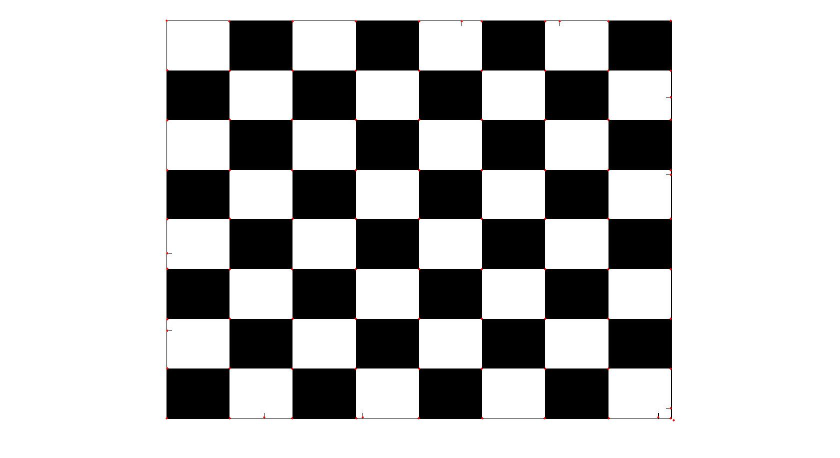
//> input picture CornerDetector/test.jpg, 1680 x 916 px (shown at 1/2 size)
$ ./CornerDetector   (built with g++ and OpenCV 4)
//> lines starting //> are read from the running program, lines starting //| are printed output that depends on the picture; after the words box and inside, x2 and y2 are one past the last pixel; in counts of white or black regions, pixels touching at a corner belong together
### CornerDetector/CornerDetector.h
#include "opencv2\imgproc\imgproc.hpp"
#include "opencv2\highgui\highgui.hpp"
#include <opencv2\imgproc\imgproc.hpp>
#include <opencv2\imgproc\imgproc_c.h>
#include <opencv2\opencv.hpp>

#include <stdio.h>
#include <stdlib.h>
#include <iostream>

using namespace std;
using namespace cv;

#define IMAGE_W 720
#define IMAGE_H 480

const int patternSize = 16;

void FAST_t(unsigned char  *img, int threshold, bool nonmax_suppression);
void makeOffsets(int pixel[25], int rowStride, int patternSize);
int cornerScore(const uchar* ptr, const int pixel[], int threshold);

typedef struct  _CornerPoint
{
	float x;
	float y;
	float score;

}CornerPoint;

### CornerDetector/stdafx.h
// stdafx.h : 可在此標頭檔中包含標準的系統 Include 檔，
// 或是經常使用卻很少變更的
// 專案專用 Include 檔案
//

#pragma once

#include "targetver.h"

#include <stdio.h>
#include <tchar.h>


// TODO: 在此參考您的程式所需要的其他標頭

### CornerDetector/CornerDetector.cpp
// CornerDetector.cpp : 定義主控台應用程式的進入點。
//

#include "stdafx.h"
#include "CornerDetector.h"

#define INPUT_IMG "test.jpg"

vector<CornerPoint> result;

int _tmain(int argc, _TCHAR* argv[])
{
	cv::Mat src;

#ifdef INPUT_IMG
	src = imread( INPUT_IMG, 0 );
//> src: 916 rows x 1680 cols, CV_8UC1; min 0, max 255, mean 187.8
	resize(src,src,Size(IMAGE_W,IMAGE_H),0,0,CV_INTER_LINEAR);
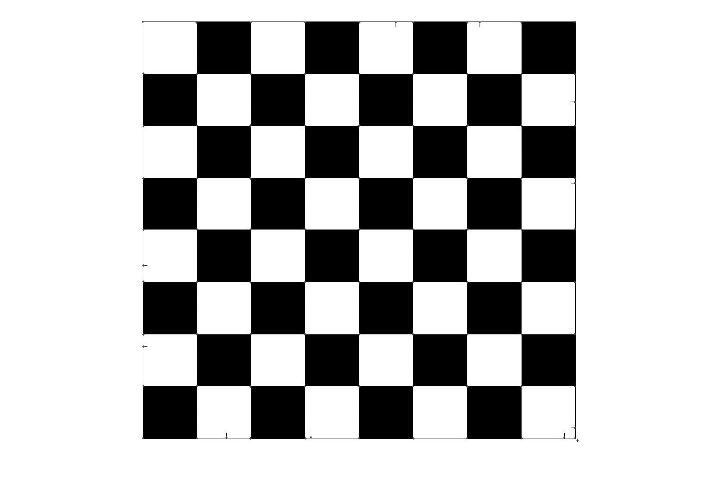
//> src: 480 rows x 720 cols, CV_8UC1; min 0, max 255, mean 187.9
#endif

	unsigned char *ImageY;
	ImageY = (unsigned char  *) malloc(sizeof(unsigned char  ) * IMAGE_W * IMAGE_H);

	int index = 0;
	for(int i=0; i<IMAGE_H ;i++) {
		for (int j=0; j<IMAGE_W ;j++){
			index = i * IMAGE_W + j;
			ImageY[index] = (unsigned char)src.at<uchar>(i,j);
		}
	}
//> this loop made 480 passes
//> index on passes 1 to 3: 719, 1439, 2159
//> after the loop, index = 345599

	cv::Mat showy(IMAGE_H, IMAGE_W, CV_8UC1);
	unsigned char *ptr1 = showy.data;
	int idx=0;
	for(int i=0; i<IMAGE_H; i++){
		for(int j=0; j<IMAGE_W; j++){
			ptr1[idx] = ImageY[idx];
			idx++;
		}
	}
//> this loop made 480 passes
//> idx on passes 1 to 3: 720, 1440, 2160
//> after the loop, idx = 345600
	imshow("showy",showy);
	cvWaitKey(1);

#if 1
	FAST_t(ImageY,40,true);
//> the loop in FAST_t, `for(i = 3; i < IMAGE_H-2; i++)` made 475 passes
//> (j, ncorners) on passes 1 to 12: (717, 0), (717, 0), (717, 0), (717, 0), (717, 0), (717, 0), (717, 0), (717, 0), (717, 0), (717, 0), (717, 0), (717, 0)
//> after the loop in FAST_t, `for(i = 3; i < IMAGE_H-2; i++)`: j = 717; result = 210 items

	for(int i=0;i<result.size();i++){
		//printf("(%lf,%lf)\n",result[i].x,result[i].y);
		circle(src, Point((int)result[i].x,(int)result[i].y), 5, Scalar(0,255,0));
	}
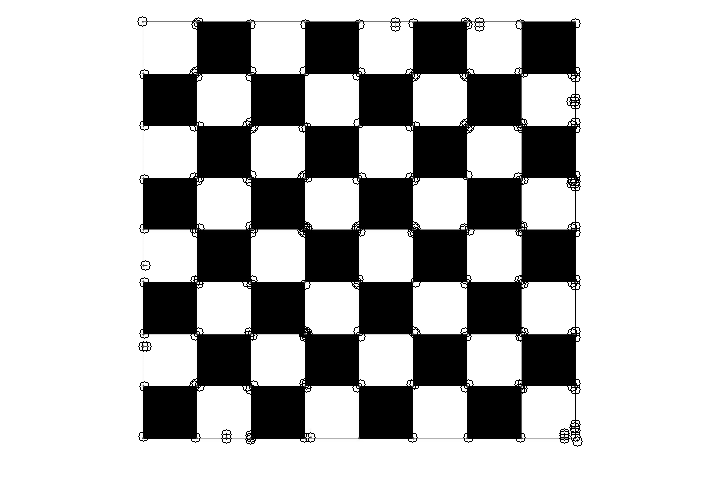
//> src: 480 rows x 720 cols, CV_8UC1; 1.26% of pixels changed, all inside (x1, y1, x2, y2) = (137, 16, 583, 447)
	//printf("size : %d",result.size());
#endif

#if 0
	// vector of keyPoints
    std::vector<KeyPoint> keyPoints;
    // construction of the fast feature detector object
    FastFeatureDetector fast(40,false);
    // feature point detection
    fast.detect(src,keyPoints);
    drawKeypoints(src, keyPoints, src, Scalar::all(-1), DrawMatchesFlags::DRAW_OVER_OUTIMG);

#endif

	imshow("Result_src", src);
	cvWaitKey(1);

	system("pause");
	return 0;
}

void FAST_t(unsigned char  *img, int threshold, bool nonmax_suppression)
{
	const int K = patternSize/2, N = patternSize + K + 1;

	int i, j, k, pixel[25];
	makeOffsets(pixel, IMAGE_W, patternSize);

	threshold = (threshold>255) ? 255 : (threshold<0) ? 0 : threshold;

	unsigned char threshold_tab[512];
    for( i = -255; i <= 255; i++ )
        threshold_tab[i+255] = (unsigned char)(i < -threshold ? 1 : i > threshold ? 2 : 0);

	// [8 lines of commented-out code are left out]

	unsigned char *_buf = (unsigned char  *) malloc(sizeof(unsigned char  ) * (IMAGE_W+16)*3 );
	unsigned char *buf[3];
    buf[0] = _buf; buf[1] = buf[0] + IMAGE_W; buf[2] = buf[1] + IMAGE_W;

	int *cpbuf_tmp = (int  *) malloc(sizeof(int  ) * (IMAGE_W+1)*3 );
	int* cpbuf[3];
	cpbuf[0] = cpbuf_tmp;
    cpbuf[1] = cpbuf[0] + IMAGE_W + 1;
    cpbuf[2] = cpbuf[1] + IMAGE_W + 1;
	memset(buf[0], 0, IMAGE_W*3);

	for(i = 3; i < IMAGE_H-2; i++)
    {
		unsigned char* ptr = img + (i * IMAGE_W) + 3;
		unsigned char* curr = buf[(i - 3)%3];
        int* cornerpos = cpbuf[(i - 3)%3];
        memset(curr, 0, IMAGE_W);
        int ncorners = 0;

		if( i < IMAGE_H - 3 )
        {
			j = 3;
			for( ; j < IMAGE_W - 3; j++, ptr++ )
            {
				int v = ptr[0];
				const unsigned char* tab = &threshold_tab[0] - v + 255;
				int d = tab[ptr[pixel[0]]] | tab[ptr[pixel[8]]];

                if( d == 0 )
                    continue;

                d &= tab[ptr[pixel[2]]] | tab[ptr[pixel[10]]];
                d &= tab[ptr[pixel[4]]] | tab[ptr[pixel[12]]];
                d &= tab[ptr[pixel[6]]] | tab[ptr[pixel[14]]];

                if( d == 0 )
                    continue;

                d &= tab[ptr[pixel[1]]] | tab[ptr[pixel[9]]];
                d &= tab[ptr[pixel[3]]] | tab[ptr[pixel[11]]];
                d &= tab[ptr[pixel[5]]] | tab[ptr[pixel[13]]];
                d &= tab[ptr[pixel[7]]] | tab[ptr[pixel[15]]];

                if( d & 1 )
                {
                    int vt = v - threshold, count = 0;

                    for( k = 0; k < N; k++ )
                    {
                        int x = ptr[pixel[k]];
                        if(x < vt)
                        {
                            if( ++count > K )
                            {
                                cornerpos[ncorners++] = j;
                                if(nonmax_suppression)
                                    curr[j] = (unsigned char)cornerScore(ptr, pixel, threshold);
                                break;
                            }
                        }
                        else
                            count = 0;
                    }
                }

                if( d & 2 )
                {
                    int vt = v + threshold, count = 0;

                    for( k = 0; k < N; k++ )
                    {
                        int x = ptr[pixel[k]];
                        if(x > vt)
                        {
                            if( ++count > K )
                            {
                                cornerpos[ncorners++] = j;
                                if(nonmax_suppression)
                                    curr[j] = (unsigned char)cornerScore(ptr, pixel, threshold);
                                break;
                            }
                        }
                        else
                            count = 0;
                    }
                }
			}
		}

		cornerpos[-1] = ncorners;

        if( i == 3 )
            continue;

        const uchar* prev = buf[(i - 4 + 3)%3];
        const uchar* pprev = buf[(i - 5 + 3)%3];
        cornerpos = cpbuf[(i - 4 + 3)%3];
        ncorners = cornerpos[-1];

		for( k = 0; k < ncorners; k++ )
        {
            j = cornerpos[k];
            int score = prev[j];
            if( !nonmax_suppression ||
               (score > prev[j+1] && score > prev[j-1] &&
                score > pprev[j-1] && score > pprev[j] && score > pprev[j+1] &&
                score > curr[j-1] && score > curr[j] && score > curr[j+1]) )
            {
				CornerPoint temp;
				temp.x = j;
				temp.y = i-1;
				temp.score = score;
				result.push_back(temp);
            }
        }

	}

}

int Corner_min(int a, int b)
{
	return (a>b) ? b : a;
}

//corner 16
int cornerScore(const uchar* ptr, const int pixel[], int threshold)
{
    const int K = 8, N = K*3 + 1;
    int k, v = ptr[0];
    short d[N];
    for( k = 0; k < N; k++ )
        d[k] = (short)(v - ptr[pixel[k]]);

    int a0 = threshold;
    for( k = 0; k < 16; k += 2 )
    {
        int a = std::min((int)d[k+1], (int)d[k+2]);
        a = std::min(a, (int)d[k+3]);
        if( a <= a0 )
            continue;
        a = std::min(a, (int)d[k+4]);
        a = std::min(a, (int)d[k+5]);
        a = std::min(a, (int)d[k+6]);
        a = std::min(a, (int)d[k+7]);
        a = std::min(a, (int)d[k+8]);
        a0 = std::max(a0, std::min(a, (int)d[k]));
        a0 = std::max(a0, std::min(a, (int)d[k+9]));
    }

    int b0 = -a0;
    for( k = 0; k < 16; k += 2 )
    {
        int b = std::max((int)d[k+1], (int)d[k+2]);
        b = std::max(b, (int)d[k+3]);
        b = std::max(b, (int)d[k+4]);
        b = std::max(b, (int)d[k+5]);
        if( b >= b0 )
            continue;
        b = std::max(b, (int)d[k+6]);
        b = std::max(b, (int)d[k+7]);
        b = std::max(b, (int)d[k+8]);

        b0 = std::min(b0, std::max(b, (int)d[k]));
        b0 = std::min(b0, std::max(b, (int)d[k+9]));
    }

    threshold = -b0-1;

    return threshold;
}

void makeOffsets(int pixel[25], int rowStride, int patternSize)
{
    static const int offsets16[][2] =
    {
        {0,  3}, { 1,  3}, { 2,  2}, { 3,  1}, { 3, 0}, { 3, -1}, { 2, -2}, { 1, -3},
        {0, -3}, {-1, -3}, {-2, -2}, {-3, -1}, {-3, 0}, {-3,  1}, {-2,  2}, {-1,  3}
    };

    static const int offsets12[][2] =
    {
        {0,  2}, { 1,  2}, { 2,  1}, { 2, 0}, { 2, -1}, { 1, -2},
        {0, -2}, {-1, -2}, {-2, -1}, {-2, 0}, {-2,  1}, {-1,  2}
    };

    static const int offsets8[][2] =
    {
        {0,  1}, { 1,  1}, { 1, 0}, { 1, -1},
        {0, -1}, {-1, -1}, {-1, 0}, {-1,  1}
    };

    const int (*offsets)[2] = patternSize == 16 ? offsets16 :
                              patternSize == 12 ? offsets12 :
                              patternSize == 8  ? offsets8  : 0;

    int k = 0;
    for( ; k < patternSize; k++ )
        pixel[k] = offsets[k][0] + offsets[k][1] * rowStride;
    for( ; k < 25; k++ )
        pixel[k] = pixel[k - patternSize];
}
